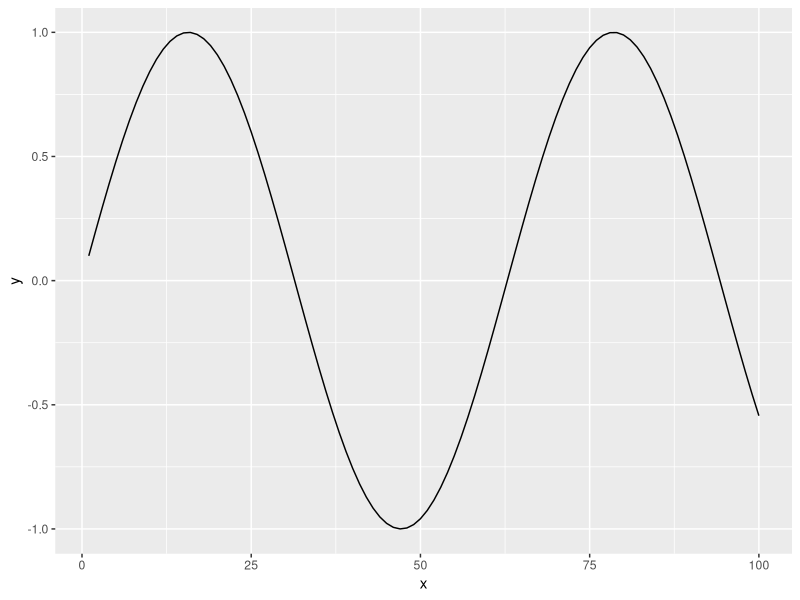

The R source for this figure:
## ---- chunk 1
library(ggplot2)

ggplot(data=data.frame(x=c(1:100),y=sin(0.1*c(1:100)))) +
   geom_line(aes(x=x,y=y))

## ---- chunk 2
pi*pi
